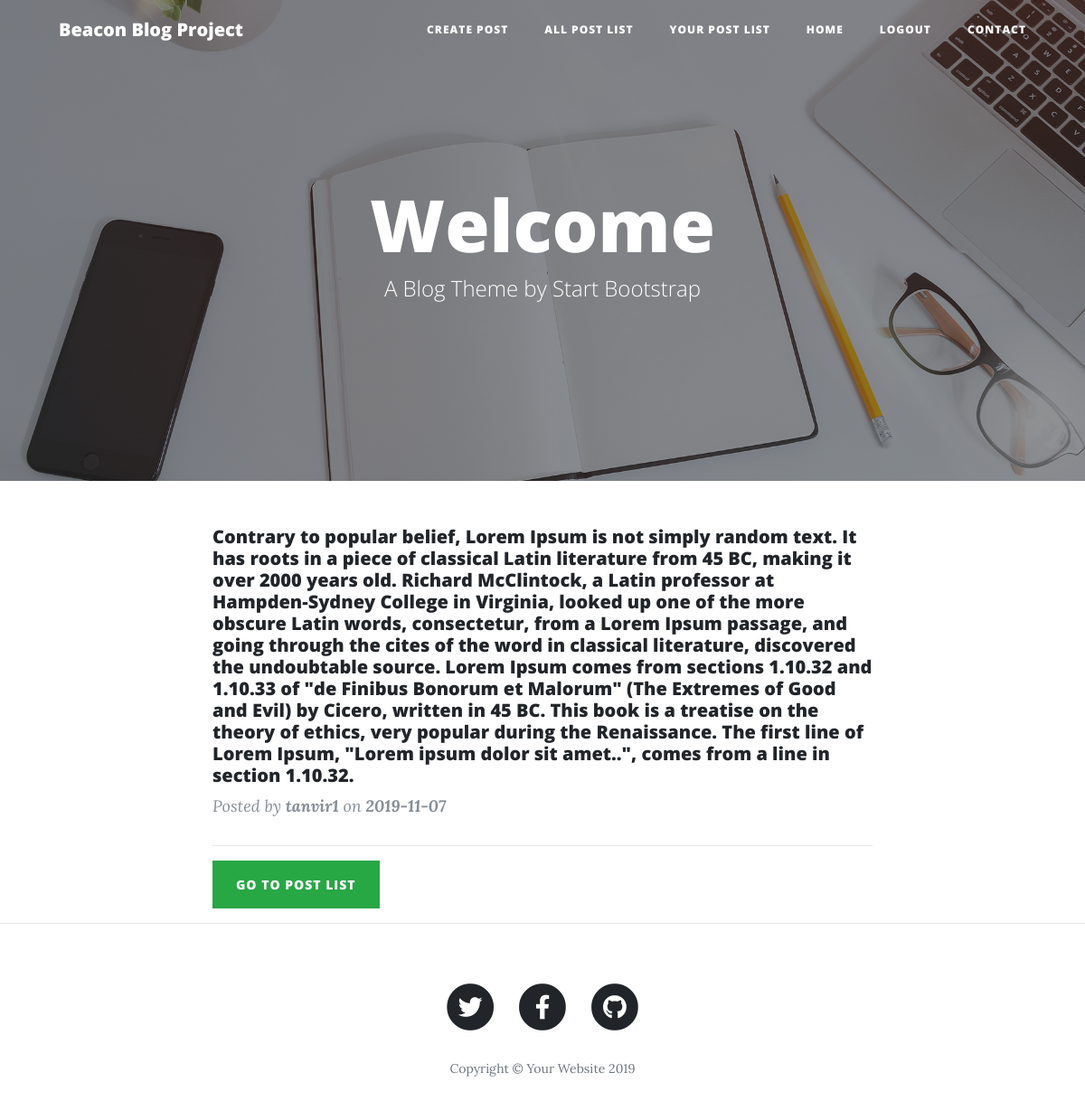
The app's page /showpost.php?id=1 with its own data.
### tables this page shows
CREATE TABLE `post` (
  `id` int(11) NOT NULL,
  `username` varchar(150) NOT NULL,
  `post` text NOT NULL,
  `date` date NOT NULL
);

### asset/database.php (called while the page is built, shortened)
<?php
    class MySQLDatabase{
        public function query($sql){
            $this->connection = mysqli_connect(DB_HOST,DB_USER,DB_PASS,DB_NAME);
            $result = mysqli_query($this->connection,$sql);
            return $result;
        }
    }
    $connection = new MySQLDatabase;
?>

### showpost.php (the view, shortened to what this page needs)
<?php
  require_once('asset/config.php');
  require_once('asset/database.php');
  require_once('asset/log_backend.php');
?>
<!DOCTYPE html>
<html lang="en">
<head>
  <link href="vendor/bootstrap/css/bootstrap.min.css" rel="stylesheet">
  <link href="vendor/fontawesome-free/css/all.min.css" rel="stylesheet" type="text/css">
  <link href="css/clean-blog.min.css" rel="stylesheet">
</head>
<body>
  <?php include('nav.php'); ?>
  <header class="masthead" style="background-image: url('img/home-bg.jpg')">
    <div class="overlay"></div>
    <div class="container">
      <div class="row">
        <div class="col-lg-8 col-md-10 mx-auto">
          <div class="site-heading">
            <h1><?php echo "Welcome ".$_SESSION['username']; ?></h1>
            <span class="subheading">A Blog Theme by Start Bootstrap</span>
          </div>
        </div>
      </div>
    </div>
  </header>
  <?php
    $id = $_GET['id'];
    $sql = "SELECT * FROM post WHERE  id={$id};";
    $result=$connection->query($sql);
    while($data = mysqli_fetch_array($result)){
  ?>
  <div class="container">
    <div class="row">
      <div class="col-lg-8 col-md-10 mx-auto">
        <div class="post-preview">
          <h5 class="post-subtitle">
              <?php echo $data['post'] ?>
            </h5>
          <p class="post-meta">Posted by
            <b><?php echo $data['username']; ?></b>
            on
            <b><?php echo $data['date']; ?></b></p>
        </div>
        <hr>
        <?php }?>
        <a href="yourpostlist.php"><button class="btn btn-success">GO TO POST LIST</button></a>
      </div>
    </div>
  </div>
  <hr>
 <?php include('footer.php'); ?>

### records on screen
post: post "Contrary to popular belief, Lorem Ipsum is not simply random text. It has roots in a piece of classical Latin literature from 45 BC, making it over 2000 years old. Richard McClintock, a Latin professor at Hampden-Sydney College in Virginia, looked up one of the more obscure Latin words, consectetur, from a Lorem Ipsum passage, and going through the cites of the word in classical literature, discovered the undoubtable source. Lorem Ipsum comes from sections 1.10.32 and 1.10.33 of \"de Finibus Bonorum et Malorum\" (The Extremes of Good and Evil) by Cicero, written in 45 BC. This book is a treatise on the theory of ethics, very popular during the Renaissance. The first line of Lorem Ipsum,…", username "tanvir1", date "2019-11-07"
